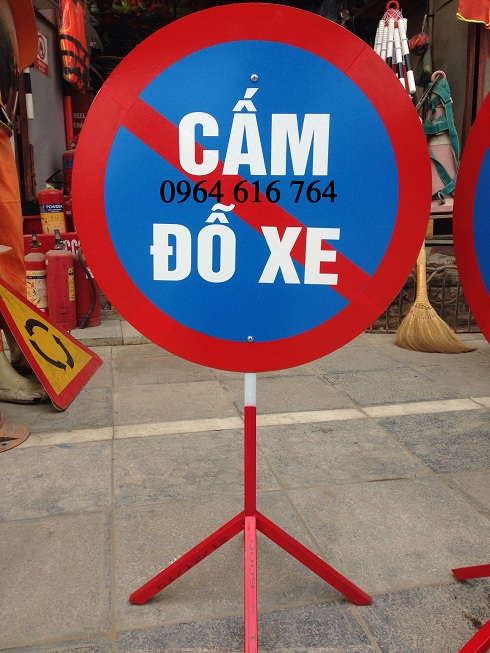
#> input picture IMG_1100-1.jpg, 490 x 653 px
$ python -i data_processor.py   (imports and definitions only)
#> lines starting #> are read from the running program, lines starting #| are printed output that depends on the picture
import cv2
import numpy as np
from PIL import Image

def preprocess_image_for_cnn(image):
    """
    Tiền xử lý ảnh theo đúng quy trình của CNN trong notebook:
    1. Resize về (32, 32)
    2. Chuyển sang mảng numpy và chuẩn hóa về dải [0, 1]
    3. Thêm chiều batch (1, 32, 32, 3)
    """
    # Đảm bảo ảnh ở định dạng RGB
    if isinstance(image, Image.Image):
        img_rgb = image.convert('RGB')
    else:
        # Nếu là mảng numpy (từ cv2), chuyển sang RGB nếu cần
        img_rgb = cv2.cvtColor(image, cv2.COLOR_BGR2RGB)
        img_rgb = Image.fromarray(img_rgb)

    # 1. Resize
    img_resized = img_rgb.resize((32, 32))

    # 2. Chuyển sang numpy và chuẩn hóa
    img_array = np.array(img_resized).astype('float32') / 255.0

    # 3. Thêm chiều batch (1, 32, 32, 3)
    img_batch = np.expand_dims(img_array, axis=0)

    return img_batch

>>> from PIL import Image
>>> picture = Image.open('../../IMG_1100-1.jpg')
#> picture is the input picture: PIL image 490x653 RGB; mean R, G, B 128.3, 100.5, 104.4
>>> result = preprocess_image_for_cnn(picture)
#> in preprocess_image_for_cnn, `img_resized = img_rgb.resize((32, 32))`:
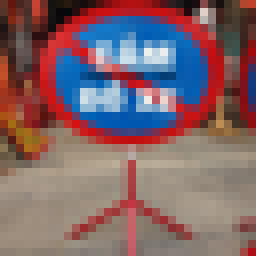
#> img_resized: PIL image 32x32 RGB (shown 8 times larger); mean R, G, B 128.5, 100.5, 104.4

$ run again, on bien-bao-giao-thong-5.jpg
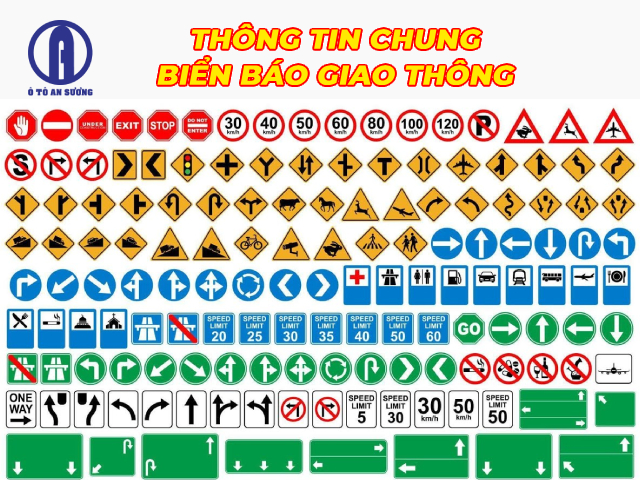
#> input picture bien-bao-giao-thong-5.jpg, 640 x 480 px
#> picture is the input picture: PIL image 640x480 RGB; mean R, G, B 185, 196.4, 179.6
#> in preprocess_image_for_cnn, `img_resized = img_rgb.resize((32, 32))`:
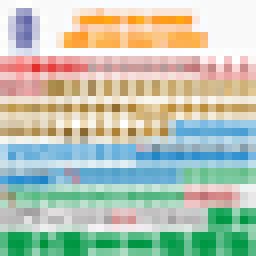
#> img_resized: PIL image 32x32 RGB (shown 8 times larger); mean R, G, B 184.5, 195.9, 178.9

$ run again, on pexels-balvir-singh-1121494947-22662032.jpg
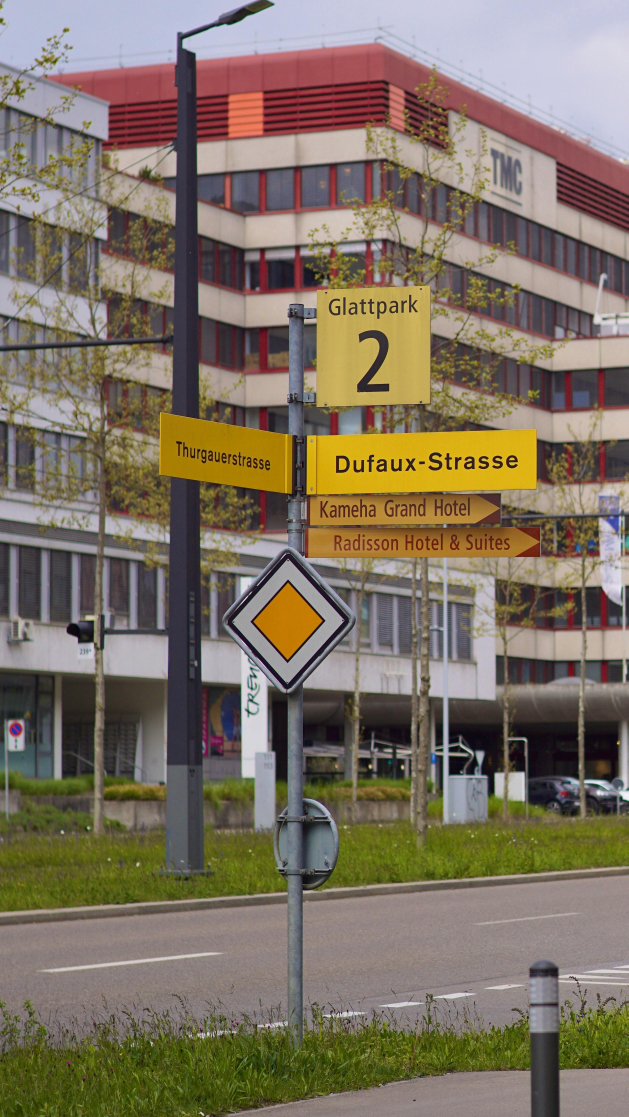
#> input picture pexels-balvir-singh-1121494947-22662032.jpg, 2513 x 4468 px (shown at 1/4 size)
#> picture is the input picture: PIL image 2513x4468 RGB; mean R, G, B 126, 114, 97.5
#> in preprocess_image_for_cnn, `img_resized = img_rgb.resize((32, 32))`:
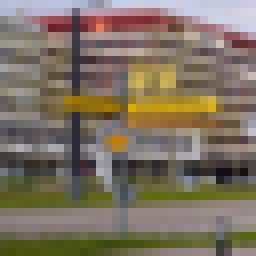
#> img_resized: PIL image 32x32 RGB (shown 8 times larger); mean R, G, B 126, 114, 97.5
